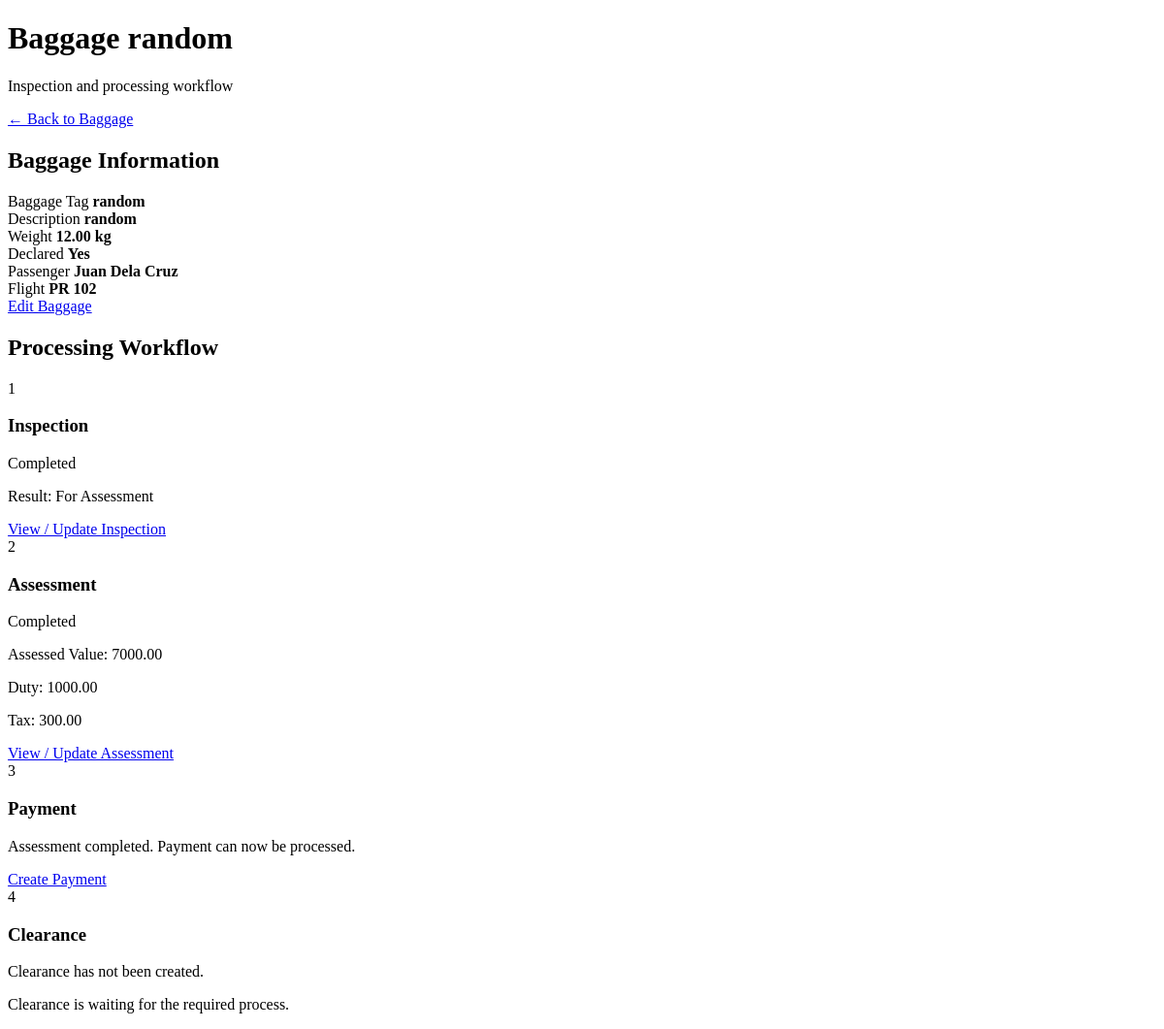
Page /passengers/baggage/6/ (signed in) on the earlier database version.
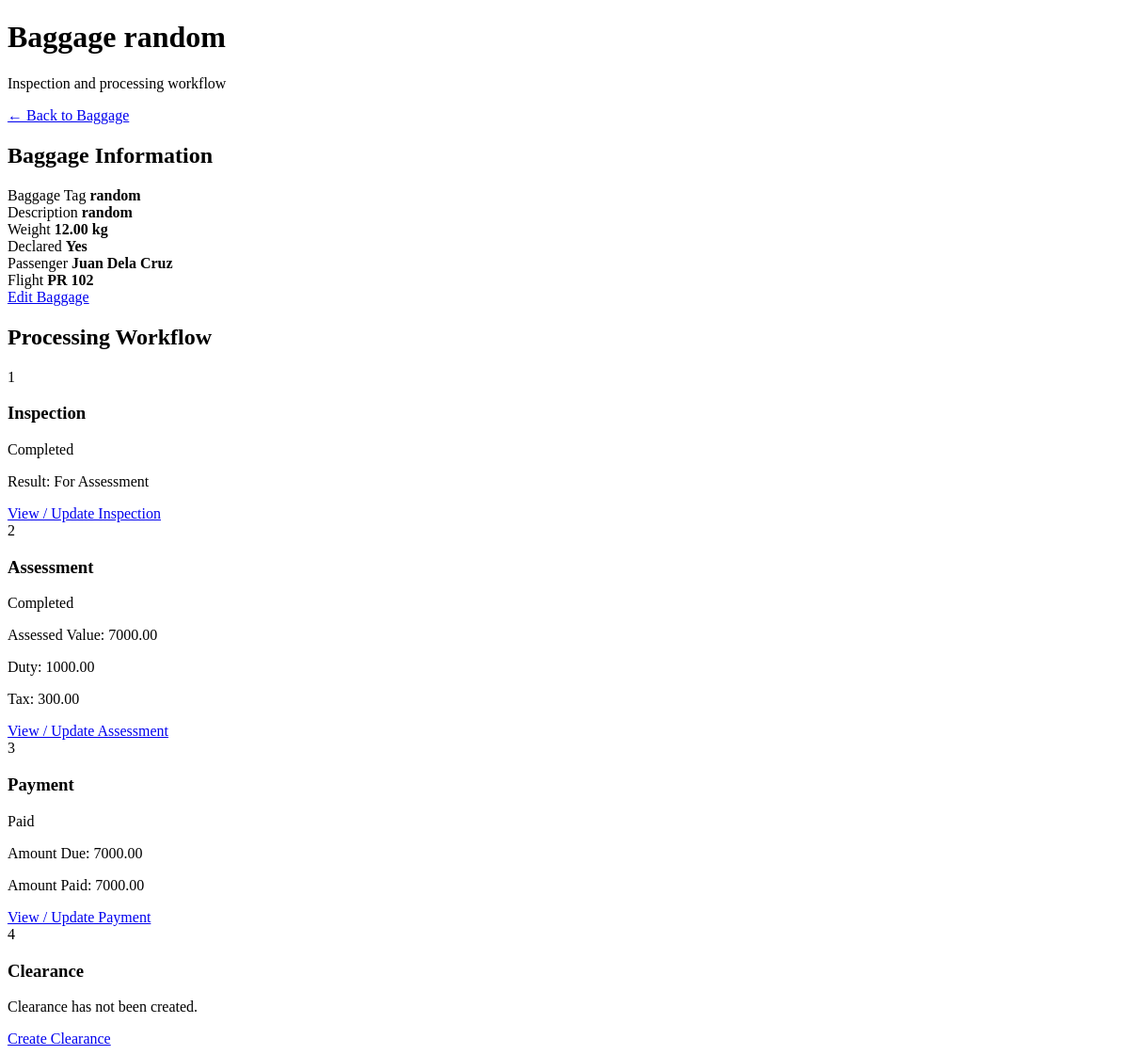
Same page on the later database version.
### passengers/models.py (models this page shows, shortened)
class Payment(models.Model):
    STATUS_CHOICES = [
        ("pending", "Pending"),
        ("paid", "Paid"),
        ("cancelled", "Cancelled"),
    ]
    METHOD_CHOICES = [
        ("cash", "Cash"),
        ("card", "Card"),
        ("other", "Other"),
    ]
    assessment = models.OneToOneField(
        Assessment,
        on_delete=models.PROTECT,
        related_name="payment",
    )
    status = models.CharField(
        max_length=20,
        choices=STATUS_CHOICES,
        default="pending",
    )
    amount_due = models.DecimalField(
        max_digits=12,
        decimal_places=2,
    )
    amount_paid = models.DecimalField(
        max_digits=12,
        decimal_places=2,
        default=0,
    )
    payment_method = models.CharField(
        max_length=20,
        choices=METHOD_CHOICES,
        blank=True,
    )
    payment_reference = models.CharField(
        max_length=50,
        blank=True,
    )
    paid_at = models.DateTimeField(
        null=True,
        blank=True,
    )
    remarks = models.TextField(
        blank=True,
    )
    created_at = models.DateTimeField(
        auto_now_add=True,
    )

### passengers/views.py (the view)
@login_required
def baggage_detail(request, baggage_id):
    baggage = get_object_or_404(
        Baggage.objects.select_related(
            "passenger",
            "passenger__flight",
        ),
        id=baggage_id,
    )
    inspection = getattr(baggage, "inspection", None)
    assessment = None
    payment = None
    if inspection:
        assessment = getattr(inspection, "assessment", None)
    if assessment:
        payment = getattr(assessment, "payment", None)
    clearance = getattr(baggage, "clearance", None)
    cases = baggage.cases.all().order_by("-created_at")
    return render(
        request,
        "passengers/baggage_detail.html",
        {
            "baggage": baggage,
            "inspection": inspection,
            "assessment": assessment,
            "payment": payment,
            "clearance": clearance,
            "cases": cases,
        },
    )

### passengers/templates/passengers/baggage_detail.html (shortened to what the changed rows need)
<!DOCTYPE html>
<html lang="en">
<head>
</head>
<body>
<div class="container">
    <div class="header">
        <div>
            <h1>Baggage {{ baggage.baggage_tag }}</h1>
        </div>
    </div>
    <div class="card">
        <h2>Baggage Information</h2>
    </div>
    <div class="card">
        <h2>Processing Workflow</h2>
        <div class="timeline">
            <div class="step
                {% if payment and payment.status == 'paid' %}
                    completed
                {% elif payment %}
                    active
                {% endif %}
            ">
                <div class="icon">3</div>
                <h3>Payment</h3>
                {% if payment %}
                    <span class="status
                        {% if payment.status == 'paid' %}
                            success
                        {% elif payment.status == 'cancelled' %}
                            danger
                        {% else %}
                            warning
                        {% endif %}
                    ">
                        {{ payment.get_status_display }}
                    </span>
                    <p>
                        Amount Due:
                        {{ payment.amount_due }}
                    </p>
                    <p>
                        Amount Paid:
                        {{ payment.amount_paid }}
                    </p>
                    <a
                        href="{% url 'payment_update' payment.id %}"
                        class="button"
                    >
                        View / Update Payment
                    </a>
                {% elif assessment and assessment.status == "completed" %}
                    <p>
                        Assessment completed. Payment can now be processed.
                    </p>
                    <a href="{% url 'payment_create' %}?assessment={{ assessment.id }}">
                        Create Payment
                    </a>
                {% else %}
                    <p>
                        Payment is not available yet.
                    </p>
                {% endif %}
            </div>
            <div class="step
            ">
                <div class="icon">4</div>
                <h3>Clearance</h3>
                {% if clearance %}
                    <span class="status
                        {% if clearance.status == 'cleared' %}
                            success
                        {% elif clearance.status == 'held' %}
                            danger
                        {% else %}
                            warning
                        {% endif %}
                    ">
                        {{ clearance.get_status_display }}
                    </span>
                    <p>
                        Reference:
                        {{ clearance.clearance_reference }}
                    </p>
                    <a
                        href="{% url 'clearance_update' clearance.id %}"
                        class="button"
                    >
                        View / Update Clearance
                    </a>
                {% else %}
                    <p>
                        Clearance has not been created.
                    </p>
                    {% if payment and payment.status == "paid" %}
                        <a href="{% url 'clearance_create' %}?payment={{ payment.id }}">
                            Create Clearance
                        </a>
                    {% else %}
                        <p>
                            Clearance is waiting for the required process.
                        </p>
                    {% endif %}
                {% endif %}
            </div>
        </div>
    </div>
</div>
</body>
</html>

Differences in the rows shown:
added Payment: status "Paid", amount_due "7000.00", amount_paid "7000.00"
Other differences:
text no longer shown: "Assessment completed. Payment can now be processed. Create Payment Clearance is waiting for the required process."
text now shown: "Amount Due: Amount Paid: View / Update Payment Create Clearance"
